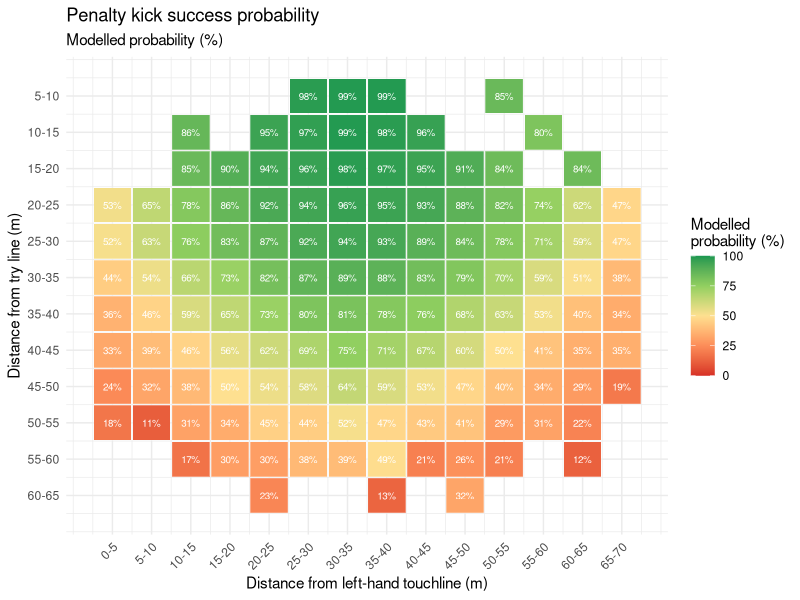
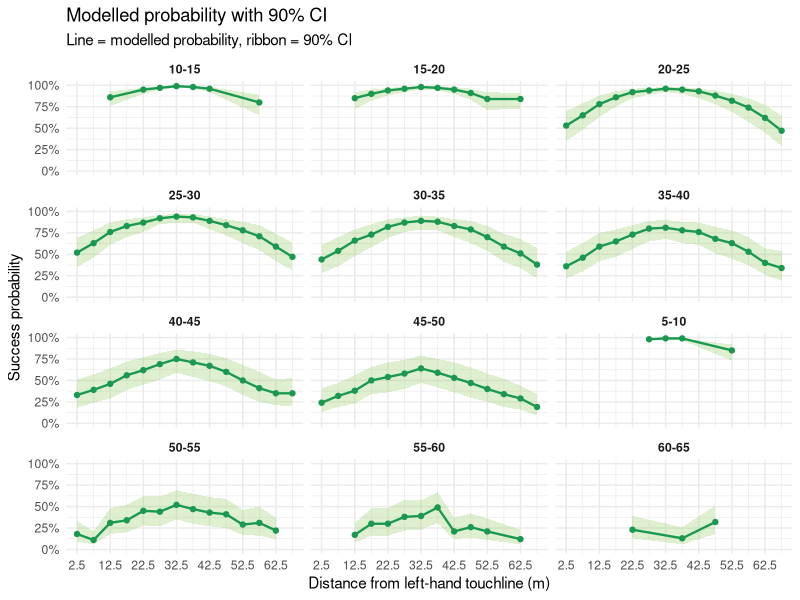

Here is the R script that generated these plots, in order: (Note: this script raises an error after producing the figures.)
# run from project root; standalone (loads GAM from data/)
library(mgcv)
library(tidyverse)
library(tidyr)
library(dplyr)

###############################
### KICKING EXPECTED POINTS ###
###############################

# Load in Penalty Estimated Success Prob

kick_estimates <- read.csv("data/Modeled_Kick_Estimates.csv")

# Set proper column names from row 1
colnames(kick_estimates) <- c("try_line", kick_estimates[1, -1])
kick_estimates <- kick_estimates[-1, ] %>%
  pivot_longer(cols = -try_line, names_to = "touchline", values_to = "estimate") %>%
  filter(estimate != "" & !is.na(estimate) & estimate != " ") %>%
  mutate(
    try_line  = gsub("^0", "", try_line),
    touchline = gsub("^0", "", touchline),
    # Fix 0-5 band which becomes "-5" after stripping leading zero
    touchline = ifelse(touchline == "-5", "0-5", touchline),
    try_line  = ifelse(try_line  == "-5", "0-5", try_line),
    prob    = as.numeric(trimws(gsub("\\s*\\(.*", "", estimate))),
    ci_low  = as.numeric(gsub(".*\\((\\d+)-.*", "\\1", estimate)),
    ci_high = as.numeric(gsub(".*-(\\d+)\\).*", "\\1", estimate)),
    y = sapply(strsplit(try_line,  "-"), function(x) (as.numeric(x[1]) + as.numeric(x[2])) / 2),
    x = sapply(strsplit(touchline, "-"), function(x) (as.numeric(x[1]) + as.numeric(x[2])) / 2)
  ) %>%
  select(try_line, touchline, prob, ci_low, ci_high, x, y)

# --- Plot 1: Tile map with modelled probability ---
p1 <- ggplot(kick_estimates, aes(x = x, y = y)) +
  geom_tile(aes(fill = prob), colour = "white", width = 4.8, height = 4.8) +
  geom_text(aes(label = paste0(prob, "%")), 
            size = 2.5, colour = "white") +
  scale_fill_gradientn(
    colours = c("#d73027", "#fc8d59", "#fee090", "#91cf60", "#1a9850"),
    limits = c(0, 100),
    name = "Modelled\nprobability (%)"
  ) +
  scale_x_continuous(breaks = seq(2.5, 67.5, by = 5),
                     labels = c("0-5","5-10","10-15","15-20","20-25","25-30",
                                "30-35","35-40","40-45","45-50","50-55","55-60","60-65","65-70")) +
  scale_y_reverse(breaks = seq(7.5, 62.5, by = 5),
                  labels = c("5-10","10-15","15-20","20-25","25-30","30-35",
                             "35-40","40-45","45-50","50-55","55-60","60-65")) +
  labs(x = "Distance from left-hand touchline (m)",
       y = "Distance from try line (m)",
       title = "Penalty kick success probability",
       subtitle = "Modelled probability (%)") +
  theme_minimal() +
  theme(axis.text.x = element_text(angle = 45, hjust = 1))

p1

# --- Plot 2: CI plot faceted by try line band ---
p2 <- ggplot(kick_estimates, aes(x = x, y = prob)) +
  geom_ribbon(aes(ymin = ci_low, ymax = ci_high), fill = "#91cf60", alpha = 0.3) +
  geom_line(colour = "#1a9850", linewidth = 0.8) +
  geom_point(colour = "#1a9850", size = 1.5) +
  facet_wrap(~ try_line, ncol = 3) +
  scale_x_continuous(breaks = seq(2.5, 67.5, by = 10)) +
  scale_y_continuous(limits = c(0, 100), labels = function(x) paste0(x, "%")) +
  labs(x = "Distance from left-hand touchline (m)",
       y = "Success probability",
       title = "Modelled probability with 90% CI",
       subtitle = "Line = modelled probability, ribbon = 90% CI") +
  theme_minimal() +
  theme(strip.text = element_text(face = "bold"))

p2


#####################
### Previous Code ###
#####################

# expected points assumptions
exp_points_on_miss <- 0.76
exp_points_on_success <- 3

# pitch grid
x_vals <- seq(-35, 35, by = 1)
y_vals <- seq(5, 60, by = 1)
grid <- expand.grid(x = x_vals, y = y_vals)

# post half-width in meters
post_half_width <- 2.81

compute_kicking_angle <- function(x, y, post_half_width = 2.81) {
  left_post_x  <- -post_half_width
  right_post_x <-  post_half_width
  
  # angle from kicker to each post
  angle_left  <- atan2(left_post_x - x, y)
  angle_right <- atan2(right_post_x - x, y)
  
  # angular width of target
  angle_width <- angle_right - angle_left
  angle_width
}

grid <- grid %>%
# derive geometric features for GAM prediction
  mutate(
    kicking_angle = compute_kicking_angle(x, y, post_half_width),
    distance_to_center = sqrt(x^2 + y^2)
  )

# predict kick success probability
grid$prob <- predict(saved_gam,
                     newdata = grid %>% select(kicking_angle, distance_to_center),
                     type = "response")

# convert probability to expected points
grid <- grid %>%
  mutate(expected_points = prob * exp_points_on_success + (1 - prob) * exp_points_on_miss)

# kick success probability

thresholds <- c(0.8, 0.6, 0.4, 0.2)

kick_prob_plot <- ggplot(grid, aes(x = x, y = y, fill = prob)) +
  geom_tile() +
  geom_contour(aes(x = x, y = y, z = prob), inherit.aes = FALSE,
               breaks = thresholds,
               color = "white",
               linewidth = 0.8,
               linetype = "dashed") +
  scale_fill_viridis_c(option = "magma", name = "Expected Prob") +
  coord_fixed() +
  labs(
    title = "Success Probability of a Kick",
    x = "Lateral position (m)",
    y = "Distance from goal line (m)"
  ) +
  theme_minimal()

ggsave("plots/kick_prob_plot.png", kick_prob_plot, width = 10, height = 8, dpi = 300)

# expected points for penalty kick

kick_ep_plot <- ggplot(grid, aes(x = x, y = y, fill = expected_points)) +
  geom_tile() +
  scale_fill_viridis_c(option = "magma", name = "Expected Points") +
  coord_fixed() +
  labs(
    title = "Expected Points of a Penalty Kick",
    x = "Lateral position (m)",
    y = "Distance from goal line (m)"
  ) +
  theme_minimal()

ggsave("plots/kick_ep_plot.png", kick_ep_plot,
       width = 10, height = 8, dpi = 300)
